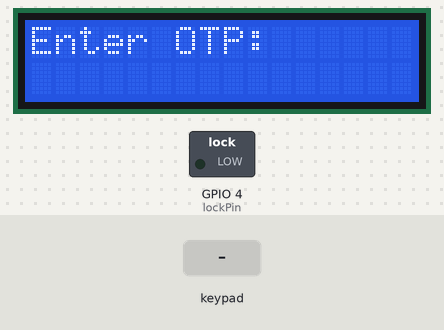
A sketch run on a simulated ESP32. Shown: 16×2 character LCD, switched loads named in the sketch (green lamp = pin HIGH). The inputs (shaded band) are chosen by the test bench. WiFi joins after 1.5 s; servers stay silent unless stated; random numbers use the default seed unless the sketch sets one; what the sketch prints to the serial monitor is not drawn.

Above: at 4.0 s.
4.1 s: keypad keys 0 1 3 4 6 7 8 9 pressed 0.4 s apart
At 6.2 s:
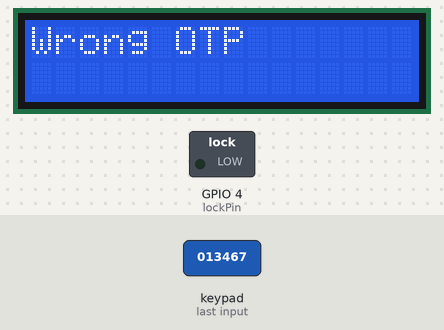
10.3 s: key 'A' pressed
At 11.9 s:
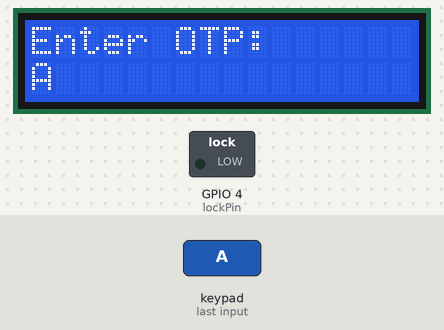
12.4 s: key 'B' pressed
At 13.1 s:
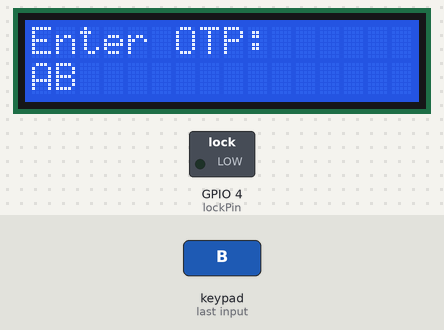
13.9 s: keypad keys 0 1 3 4 6 7 8 9 # pressed 0.4 s apart
At 20.4 s:
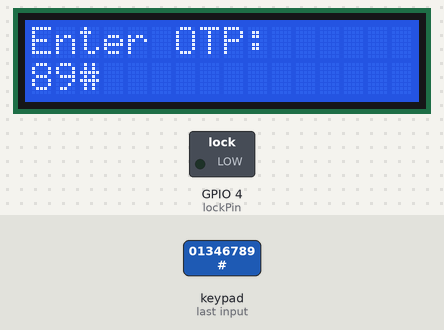
20.5 s: key 'C' pressed
At 20.9 s:
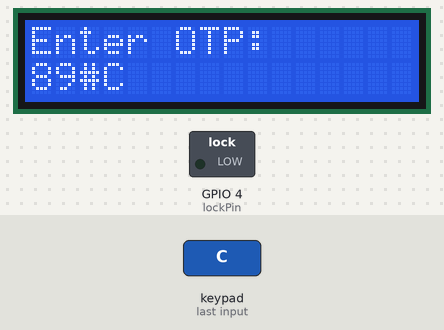
22.5 s: key '*' pressed
At 24.0 s:
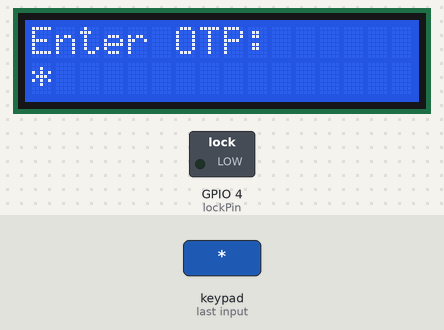
Timing chart, 0 to 25.5 s (numbered marks = the images above; inputs shaded):
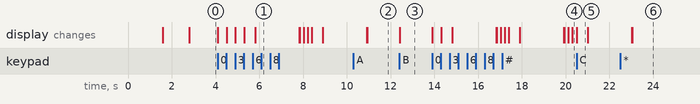

Measured:
- after the input at 4.1 s, the display: first changes at once (image 1 shows a later state)
- after the input at 12.4 s, the display: changes at once (image 3)
- after the input at 13.9 s, the display: first changes at once (image 4 shows a later state)
- after the input at 20.5 s, the display: changes at once (image 5)
- what the display in image 5 shows lasts 0.5 s, from 20.5 s to 21.0 s

The sketch:

ESP32.ino
```cpp
#include <WiFi.h>
#include <HTTPClient.h>
#include <Wire.h>
#include <LiquidCrystal_I2C.h>
#include <Keypad.h>
#include <WebServer.h>
WebServer server(80);

// 🔐 WiFi
const char* ssid = "Hi";
const char* password = "nhidenanet";

// 💻 YOUR SERVER
String serverURL = "http://10.65.167.1:5000/capture";

// 🔐 LOCK PIN
int lockPin = 4;

// 📟 LCD
LiquidCrystal_I2C lcd(0x27, 16, 2);

// 🔢 Keypad
const byte ROWS = 4;
const byte COLS = 4;

char keys[ROWS][COLS] = {
  {'1','2','3','A'},
  {'4','5','6','B'},
  {'7','8','9','C'},
  {'*','0','#','D'}
};

byte rowPins[ROWS] = {32, 33, 25, 26};
byte colPins[COLS] = {27, 14, 12, 13};

Keypad keypad = Keypad(makeKeymap(keys), rowPins, colPins, ROWS, COLS);

// 🔑 OTP
String enteredPassword = "";
String generatedOTP = "";
unsigned long otpTime = 0;
unsigned long otpValidity = 60000; // 60 seconds

// ✅ Allowed digits (NO 2, NO 5)
char allowedDigits[] = {'0','1','3','4','6','7','8','9'};

// 🔵 FUNCTION TO GENERATE OTP
void generateOTP() {
  generatedOTP = "";

  for (int i = 0; i < 4; i++) {
    int index = random(0, 8);
    generatedOTP += allowedDigits[index];
  }
  otpTime = millis();
  Serial.print("Generated OTP: ");
  Serial.println(generatedOTP);
}

void setup() {

  Serial.begin(115200);
  Serial.println(WiFi.localIP());
  // 🔐 Lock setup
  pinMode(lockPin, OUTPUT);
  digitalWrite(lockPin, LOW);

  // LCD
  lcd.init();
  lcd.backlight();

  lcd.print("Connecting WiFi");

  WiFi.begin(ssid, password);

  while (WiFi.status() != WL_CONNECTED) {
    delay(500);
    Serial.print(".");
  }
  Serial.println();
Serial.print("ESP32 IP: ");
Serial.println(WiFi.localIP());
  lcd.clear();
  lcd.print("WiFi Connected");
  Serial.print("ESP32 IP: ");
Serial.println(WiFi.localIP());
  delay(1000);
  server.on("/generate", []() {
  generateOTP();

  HTTPClient http;
  String url = "http://10.65.167.1:5000/send_otp/" + generatedOTP;

  http.begin(url);
  http.GET();
  http.end();

  server.send(200, "text/plain", "OTP Generated");
});

server.begin();
  // 🔥 Generate OTP
  randomSeed(micros());
  generateOTP();
  // 🔥 SEND OTP TO TELEGRAM
HTTPClient http;
String otpURL = "http://10.240.155.1:5000/send_otp/" + generatedOTP;

http.begin(otpURL);
int code = http.GET();

Serial.print("OTP Sent, Response: ");
Serial.println(code);

http.end();
  lcd.clear();
  lcd.print("Enter OTP:");
}

void loop() {
  char key = keypad.getKey();
server.handleClient();
  if (key) {
    enteredPassword += key;

    lcd.setCursor(0,1);
    lcd.print(enteredPassword);

    if (enteredPassword.length() == 4) {
      delay(500);
      lcd.clear();

       if (millis() - otpTime > otpValidity) {

  lcd.print("OTP Expired");
  Serial.println("OTP Expired");
  delay(2000);

  generateOTP();  // new OTP

}
else if (enteredPassword == generatedOTP) {

        lcd.print("Access Granted");
        Serial.println("Correct OTP");

        // 🔓 UNLOCK
digitalWrite(lockPin, HIGH);
delay(5000);

// 🔒 LOCK FIRST
digitalWrite(lockPin, LOW);
delay(1000);  // small delay for stability

// 📸 TAKE PHOTO AFTER LOCK
Serial.println("Sending request...");
HTTPClient http;
http.begin(serverURL);
int code = http.GET();
Serial.print("Response: ");
Serial.println(code);
http.end();
        delay(2000);

        // 🔒 LOCK AGAIN
        digitalWrite(lockPin, LOW);

        // 🔥 GENERATE NEW OTP (expire old one)
        generateOTP();

      } else {
        lcd.print("Wrong OTP");
        Serial.println("Wrong OTP");
        delay(2000);
      }

      enteredPassword = "";
      lcd.clear();
      lcd.print("Enter OTP:");
    }
  }
}
```
